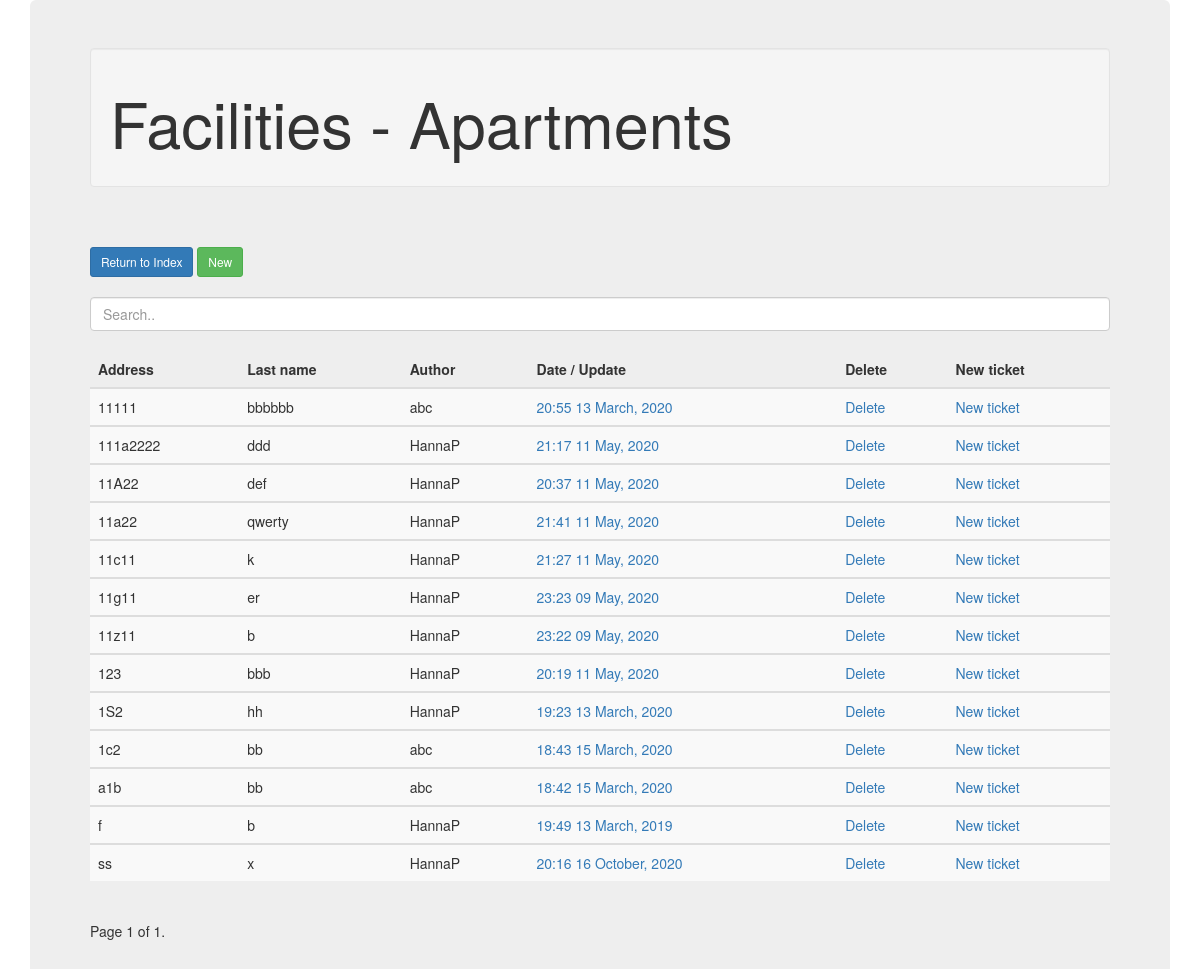
/apartment/ (signed in), run on an earlier commit of the app's database.
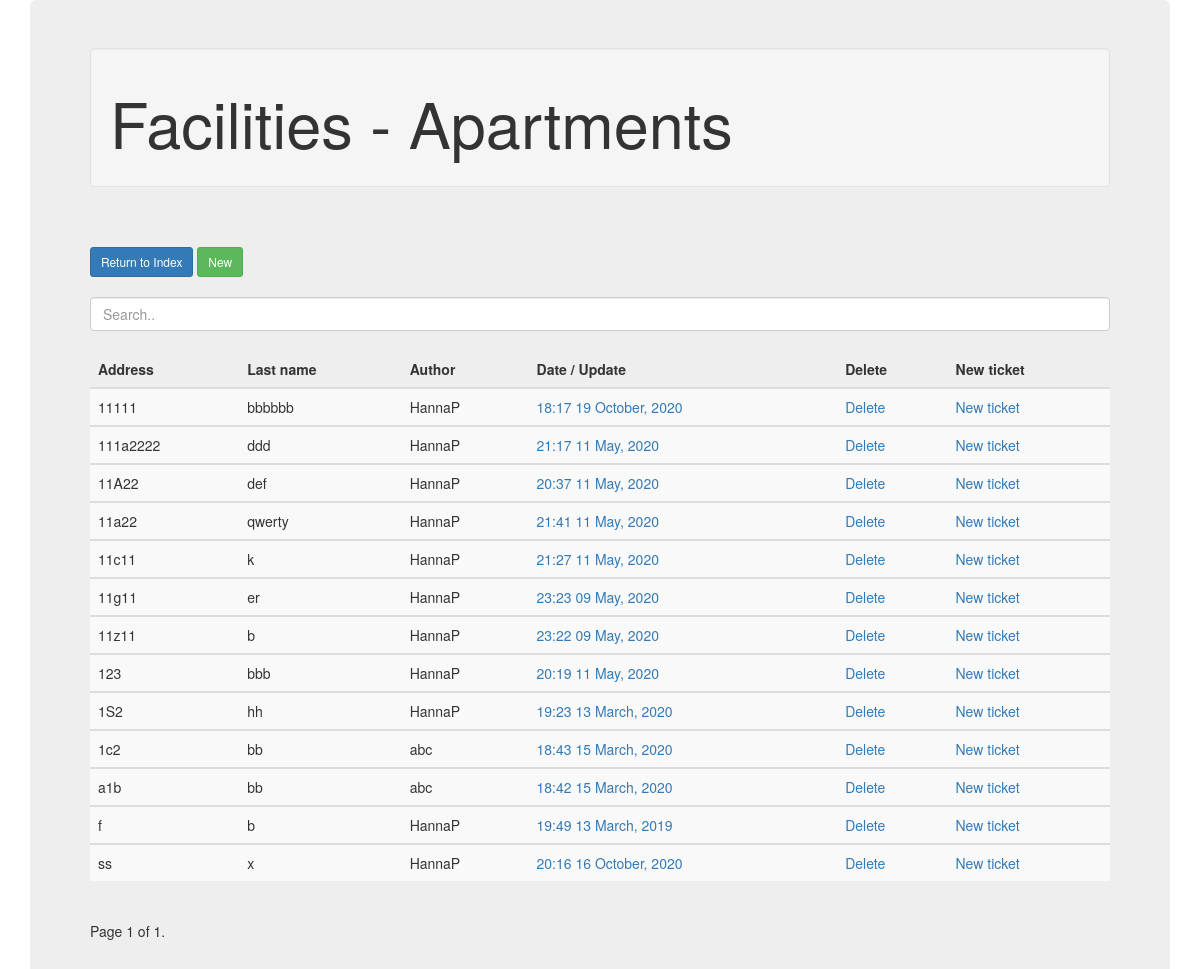
And on a later commit of the database.
### FacilitiesApp/models.py (models this page shows, shortened)
class Apartment(models.Model):
    first_name = models.CharField(max_length=100)
    last_name = models.CharField(max_length=100)
    email = models.CharField(max_length=100, blank=True)
    phone_no = models.CharField(max_length=100, blank=True)
    address = models.CharField(max_length=100)
    house_company = models.CharField(max_length=100)
    company_name = models.CharField(max_length=100)
    notes = models.TextField(blank=True)
    date_posted = models.DateTimeField(default=timezone.now)
    date_last_save = models.DateTimeField(auto_now=timezone.now)
    username_first = models.CharField(max_length=100)
    author = models.ForeignKey(User, on_delete=models.PROTECT)

### FacilitiesApp/views.py (the view)
# urls.py: path('apartment/', views.apartment, name='apartment'),
def apartment(request):
    dic_x = {}
    if request.user.is_authenticated:
        db_data = Apartment.objects.filter(company_name = request.user.profile.members_of).order_by('address')
        paginator = Paginator(db_data, 20)
        page_number = request.GET.get('page')
        page_obj = paginator.get_page(page_number)
        dic_x = {
            'posts': page_obj
        }
    return render(request, "FacilitiesApp/apartment.html", dic_x)

### FacilitiesApp/templates/FacilitiesApp/apartment.html (shortened to what this page needs)
<!DOCTYPE html>
<html lang="en">
<head>
	<link rel="stylesheet" href="https://maxcdn.bootstrapcdn.com/bootstrap/3.4.1/css/bootstrap.min.css">
</head>
<body>
	<div class="container">
		<div class="jumbotron">
		<div class="well"><h1>Facilities - Apartments</h1></div>
		<br><br>
		<a class="btn btn-primary btn-sm mt-1 mb-1" href="{% url 'home'  %}">Return to Index</a>
		<a class="btn btn-success btn-sm mt-1 mb-1" href="{% url 'apartment-create' %}">New</a>
		<br><br>
		<input class="form-control" id="myInput" type="text" placeholder="Search..">
		<br>
		<table class="table table-striped">
			<thead>
			  <tr>
				<th>Address</th>
				<th>Last name</th>
				<th>Author</th>
				<th>Date / Update</th>
				<th>Delete</th>
				<th>New ticket</th>
			  </tr>
			</thead>
		{% block content %}
		{% for Apartment in posts %}
				<tbody id="myTable">
					<tr>
					  <td>{{ Apartment.address }}</td>
					  <td>{{ Apartment.last_name }}</td>
					  <td>{{ Apartment.author }}</td>
					  <td><a href="{% url 'apartment-update' Apartment.id %}">{{ Apartment.date_last_save|date:"H:i d F, Y" }}</a></td>
					  <td><a href="{% url 'apartment-delete' Apartment.id %}">Delete</a></td>
					  <td><a href="{% url 'pre-ticket-create' Apartment.id %}">New ticket</a></td>
					</tr>
				</tbody>
		{% endfor %}
		{% endblock content %}
		</table>
		<div class="pagination">
			<span class="step-links">
				<span class="current">
					Page {{ posts.number }} of {{ posts.paginator.num_pages }}.
				</span>
			</span>
		</div>
		</div>
	</div>
</body>
</html>

What changed in the data, as far as the page shows it:
changed Apartment "bbbbbb": author "abc" → "HannaP"; date_last_save "20:55 13 March, 2020" → "18:17 19 October, 2020"
